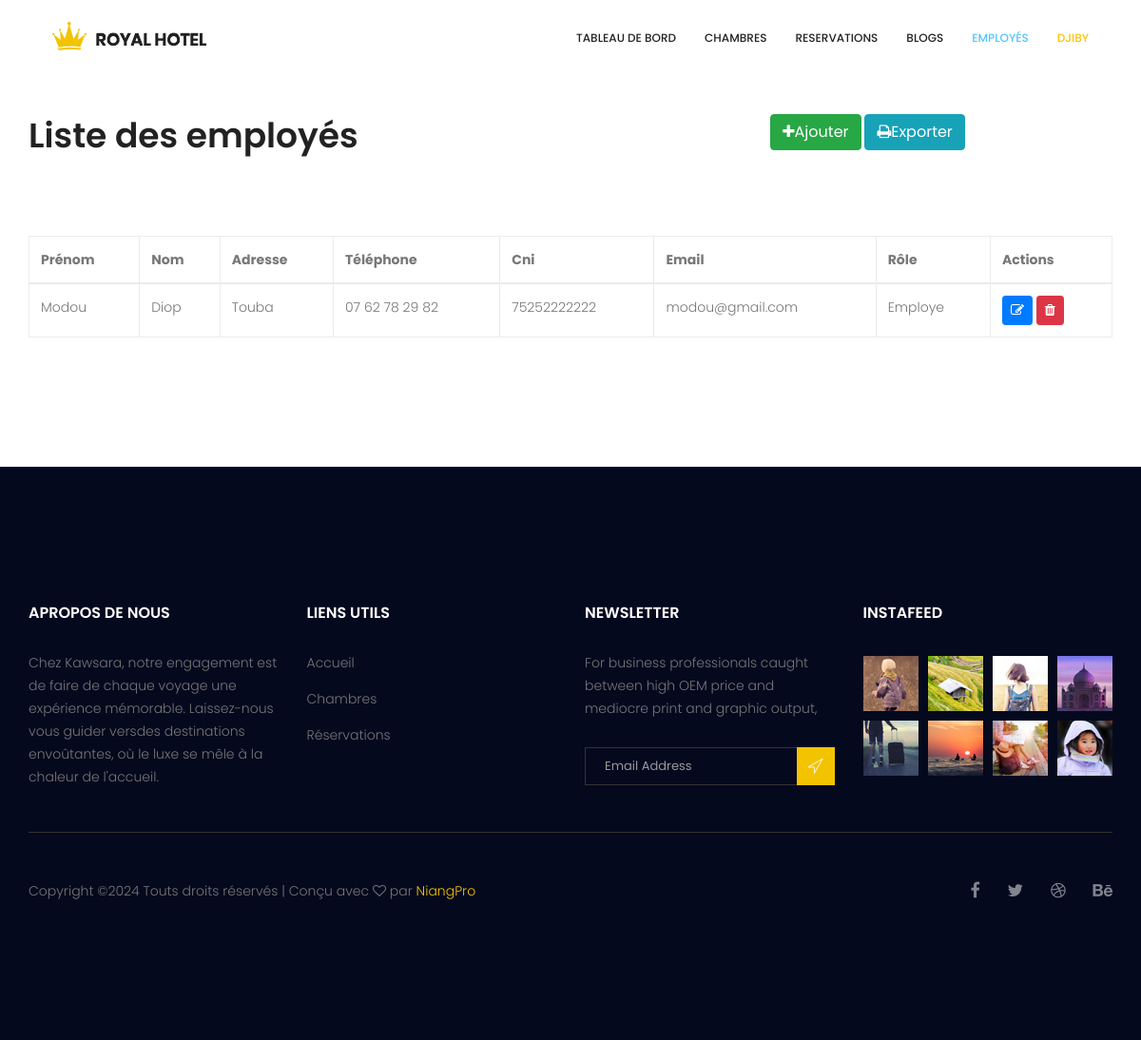
Screenshot of /?page=employeAdmin (signed in) with the database file from the repository.
### tables this page shows
CREATE TABLE `users` (
  `id` int(11) NOT NULL,
  `prenom` varchar(50) NOT NULL,
  `nom` varchar(20) NOT NULL,
  `adresse` varchar(255) NOT NULL,
  `tel` varchar(20) NOT NULL,
  `cni` varchar(20) NOT NULL,
  `email` varchar(255) NOT NULL,
  `motdepasse` varchar(255) NOT NULL,
  `role` varchar(50) NOT NULL
);

### models/database.php (called while the page is built, shortened)
<?php
try {
    $db = new PDO("mysql:host=localhost;dbname=kawsara", "root", "");
} catch (PDOException $th) {
    setMessage($th->getMessage(), "danger");
}
function recupererTousLesEmployes(){
    global $db;
    try {
        $q = $db->prepare("SELECT * FROM users WHERE (role =:role1 OR role =:role2) AND id != :id");
        $q->execute([
            "role1" => "admin",
            "role2" => "employe",
            "id" => $_SESSION["user"]->id,
        ]);
        return $q->fetchAll(PDO::FETCH_OBJ);
    } catch (\Throwable $th) {
    }
}

### views/employeAdmin.php (the view, shortened to what this page needs)
<section class="accomodation_area section_gap">
    <div class="container">
        <div class="section_title row">
            <h2 class="title_color col-md-8">Liste des employés</h2>
            <div class="col-md-4">
                <a href="?page=employeAdmin&type=add" class="btn btn-success"><i class="fa fa-plus"></i>Ajouter</a>
                <a href="#" class="btn btn-info" onclick="exporter('print')"> <i class="fa fa-print"></i>Exporter</a>
            </div>
        </div>
        <div id="print">
            <table id="myTable" class="table table-bordered">
                <thead>
                    <tr>
                        <th>Prénom</th>
                        <th>Nom</th>
                        <th>Adresse</th>
                        <th>Téléphone</th>
                        <th>Cni</th>
                        <th>Email</th>
                        <th>Rôle</th>
                        <th>Actions</th>
                    </tr>
                </thead>
                <tbody>
                   <?php foreach($employes as $e): ?>
                        <tr>
                            <td><?= ucfirst($e->prenom) ?></td>
                            <td><?= ucfirst($e->nom) ?></td>
                            <td><?= ucfirst($e->adresse) ?></td>
                            <td><?= ucfirst($e->tel) ?></td>
                            <td><?= $e->cni ?></td>
                            <td><?= $e->email ?></td>
                            <td><?= ucfirst($e->role) ?></td>
                            <td>
                                <a href="?page=employeAdmin&type=edit&id=<?= $e->id ?>" class="btn btn-primary  btn-sm"><i class="fa fa-edit"></i></a>
                                <a href="" class="btn btn-danger btn-sm"  data-toggle="modal" data-target="#exampleModal<?= $e->id ?>"><i class="fa fa-trash"></i></a>
                            </td>
                        </tr>
                    <?php endforeach; ?>
                </tbody>
            </table>
        </div>
    </div>
</section>

### assets/css/style.css (style rules this page uses)
a { text-decoration: none; -webkit-transition: all 0.3s ease-in-out; -o-transition: all 0.3s ease-in-out; transition: all 0.3s ease-in-out; }
body { line-height: 24px; font-size: 14px; font-family: "Poppins", sans-serif; font-weight: 300; color: #777777; }
section { background: #fff; }
h1, h2, h3, h4, h5, h6 { font-family: "Poppins", sans-serif; font-weight: 600; }
@media (min-width: 1200px) { .container { max-width: 1170px; } }
.section_gap { padding: 120px 0; }
.section_title { margin-bottom: 75px; }
.section_title h2 { font-size: 36px; line-height: 45px; font-weight: 600; }
.title_color { color: #222222; }
h2 { font-size: 30px; }
h1, h2, h3, h4, h5, h6 { line-height: 1.5em; }

### rows the page displays
users: prenom "Modou", nom "Diop", adresse "Touba", tel "07 62 78 29 82", cni "75252222222", email "modou@gmail.com", role "Employe"

### other values shown
$_SESSION["user"]->prenom "DJIBY"
